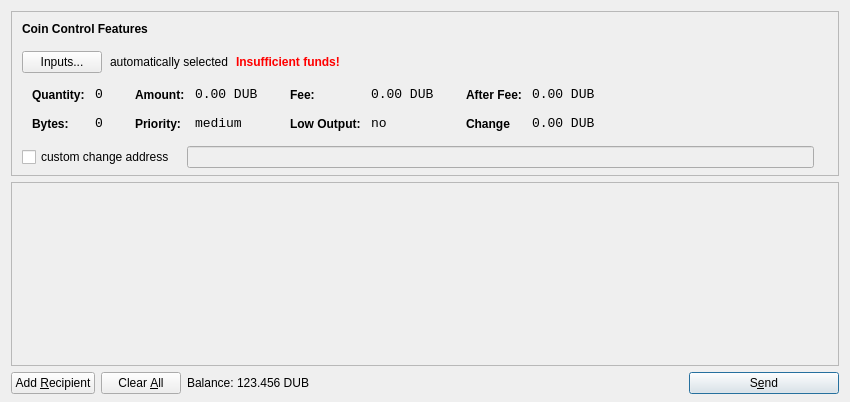
<?xml version="1.0" encoding="UTF-8"?>
<ui version="4.0">
 <class>SendCoinsDialog</class>
 <widget class="QDialog" name="SendCoinsDialog">
  <property name="geometry">
   <rect>
    <x>0</x>
    <y>0</y>
    <width>850</width>
    <height>402</height>
   </rect>
  </property>
  <property name="windowTitle">
   <string>Send Coins</string>
  </property>
  <layout class="QVBoxLayout" name="verticalLayout" stretch="0,1,0">
   <property name="bottomMargin">
    <number>8</number>
   </property>
   <item>
    <widget class="QFrame" name="frameCoinControl">
     <property name="sizePolicy">
      <sizepolicy hsizetype="Expanding" vsizetype="Expanding">
       <horstretch>0</horstretch>
       <verstretch>0</verstretch>
      </sizepolicy>
     </property>
     <property name="maximumSize">
      <size>
       <width>16777215</width>
       <height>16777215</height>
      </size>
     </property>
     <property name="frameShape">
      <enum>QFrame::StyledPanel</enum>
     </property>
     <property name="frameShadow">
      <enum>QFrame::Sunken</enum>
     </property>
     <layout class="QVBoxLayout" name="verticalLayoutCoinControl2">
      <property name="spacing">
       <number>6</number>
      </property>
      <property name="leftMargin">
       <number>0</number>
      </property>
      <property name="topMargin">
       <number>0</number>
      </property>
      <property name="rightMargin">
       <number>0</number>
      </property>
      <property name="bottomMargin">
       <number>6</number>
      </property>
      <item>
       <layout class="QVBoxLayout" name="verticalLayoutCoinControl" stretch="0,0,0,0,1">
        <property name="spacing">
         <number>0</number>
        </property>
        <property name="leftMargin">
         <number>10</number>
        </property>
        <property name="topMargin">
         <number>10</number>
        </property>
        <item>
         <layout class="QHBoxLayout" name="horizontalLayoutCoinControl1">
          <property name="bottomMargin">
           <number>15</number>
          </property>
          <item>
           <widget class="QLabel" name="labelCoinControlFeatures">
            <property name="sizePolicy">
             <sizepolicy hsizetype="Preferred" vsizetype="Maximum">
              <horstretch>0</horstretch>
              <verstretch>0</verstretch>
             </sizepolicy>
            </property>
            <property name="font">
             <font>
              <weight>75</weight>
              <bold>true</bold>
             </font>
            </property>
            <property name="styleSheet">
             <string notr="true">font-weight:bold;</string>
            </property>
            <property name="text">
             <string>Coin Control Features</string>
            </property>
           </widget>
          </item>
         </layout>
        </item>
        <item>
         <layout class="QHBoxLayout" name="horizontalLayoutCoinControl2" stretch="0,0,0,0">
          <property name="spacing">
           <number>8</number>
          </property>
          <property name="bottomMargin">
           <number>10</number>
          </property>
          <item>
           <widget class="QPushButton" name="pushButtonCoinControl">
            <property name="styleSheet">
             <string notr="true"/>
            </property>
            <property name="text">
             <string>Inputs...</string>
            </property>
           </widget>
          </item>
          <item>
           <widget class="QLabel" name="labelCoinControlAutomaticallySelected">
            <property name="text">
             <string>automatically selected</string>
            </property>
            <property name="margin">
             <number>5</number>
            </property>
           </widget>
          </item>
          <item>
           <widget class="QLabel" name="labelCoinControlInsuffFunds">
            <property name="font">
             <font>
              <weight>75</weight>
              <bold>true</bold>
             </font>
            </property>
            <property name="styleSheet">
             <string notr="true">color:red;font-weight:bold;</string>
            </property>
            <property name="text">
             <string>Insufficient funds!</string>
            </property>
            <property name="margin">
             <number>5</number>
            </property>
           </widget>
          </item>
          <item>
           <spacer name="horizontalSpacerCoinControl">
            <property name="orientation">
             <enum>Qt::Horizontal</enum>
            </property>
            <property name="sizeHint" stdset="0">
             <size>
              <width>40</width>
              <height>1</height>
             </size>
            </property>
           </spacer>
          </item>
         </layout>
        </item>
        <item>
         <widget class="QWidget" name="widgetCoinControl" native="true">
          <property name="sizePolicy">
           <sizepolicy hsizetype="Preferred" vsizetype="Preferred">
            <horstretch>0</horstretch>
            <verstretch>0</verstretch>
           </sizepolicy>
          </property>
          <property name="minimumSize">
           <size>
            <width>0</width>
            <height>0</height>
           </size>
          </property>
          <property name="styleSheet">
           <string notr="true"/>
          </property>
          <layout class="QHBoxLayout" name="horizontalLayoutCoinControl5">
           <property name="leftMargin">
            <number>0</number>
           </property>
           <property name="topMargin">
            <number>0</number>
           </property>
           <property name="rightMargin">
            <number>0</number>
           </property>
           <property name="bottomMargin">
            <number>0</number>
           </property>
           <item>
            <layout class="QHBoxLayout" name="horizontalLayoutCoinControl3" stretch="0,0,0,1">
             <property name="spacing">
              <number>20</number>
             </property>
             <property name="topMargin">
              <number>0</number>
             </property>
             <property name="bottomMargin">
              <number>10</number>
             </property>
             <item>
              <layout class="QFormLayout" name="formLayoutCoinControl1">
               <property name="horizontalSpacing">
                <number>10</number>
               </property>
               <property name="verticalSpacing">
                <number>14</number>
               </property>
               <property name="leftMargin">
                <number>10</number>
               </property>
               <property name="topMargin">
                <number>4</number>
               </property>
               <property name="rightMargin">
                <number>6</number>
               </property>
               <item row="0" column="0">
                <widget class="QLabel" name="labelCoinControlQuantityText">
                 <property name="styleSheet">
                  <string notr="true">font-weight:bold;</string>
                 </property>
                 <property name="text">
                  <string>Quantity:</string>
                 </property>
                 <property name="margin">
                  <number>0</number>
                 </property>
                </widget>
               </item>
               <item row="0" column="1">
                <widget class="QLabel" name="labelCoinControlQuantity">
                 <property name="font">
                  <font>
                   <family>Monospace</family>
                   <pointsize>10</pointsize>
                  </font>
                 </property>
                 <property name="cursor">
                  <cursorShape>IBeamCursor</cursorShape>
                 </property>
                 <property name="contextMenuPolicy">
                  <enum>Qt::ActionsContextMenu</enum>
                 </property>
                 <property name="text">
                  <string>0</string>
                 </property>
                 <property name="margin">
                  <number>0</number>
                 </property>
                 <property name="textInteractionFlags">
                  <set>Qt::LinksAccessibleByMouse|Qt::TextSelectableByKeyboard|Qt::TextSelectableByMouse</set>
                 </property>
                </widget>
               </item>
               <item row="1" column="0">
                <widget class="QLabel" name="labelCoinControlBytesText">
                 <property name="styleSheet">
                  <string notr="true">font-weight:bold;</string>
                 </property>
                 <property name="text">
                  <string>Bytes:</string>
                 </property>
                </widget>
               </item>
               <item row="1" column="1">
                <widget class="QLabel" name="labelCoinControlBytes">
                 <property name="font">
                  <font>
                   <family>Monospace</family>
                   <pointsize>10</pointsize>
                  </font>
                 </property>
                 <property name="cursor">
                  <cursorShape>IBeamCursor</cursorShape>
                 </property>
                 <property name="contextMenuPolicy">
                  <enum>Qt::ActionsContextMenu</enum>
                 </property>
                 <property name="text">
                  <string>0</string>
                 </property>
                 <property name="textInteractionFlags">
                  <set>Qt::LinksAccessibleByMouse|Qt::TextSelectableByKeyboard|Qt::TextSelectableByMouse</set>
                 </property>
                </widget>
               </item>
              </layout>
             </item>
             <item>
              <layout class="QFormLayout" name="formLayoutCoinControl2">
               <property name="horizontalSpacing">
                <number>10</number>
               </property>
               <property name="verticalSpacing">
                <number>14</number>
               </property>
               <property name="leftMargin">
                <number>6</number>
               </property>
               <property name="topMargin">
                <number>4</number>
               </property>
               <property name="rightMargin">
                <number>6</number>
               </property>
               <item row="0" column="0">
                <widget class="QLabel" name="labelCoinControlAmountText">
                 <property name="styleSheet">
                  <string notr="true">font-weight:bold;</string>
                 </property>
                 <property name="text">
                  <string>Amount:</string>
                 </property>
                 <property name="margin">
                  <number>0</number>
                 </property>
                </widget>
               </item>
               <item row="0" column="1">
                <widget class="QLabel" name="labelCoinControlAmount">
                 <property name="font">
                  <font>
                   <family>Monospace</family>
                   <pointsize>10</pointsize>
                  </font>
                 </property>
                 <property name="cursor">
                  <cursorShape>IBeamCursor</cursorShape>
                 </property>
                 <property name="contextMenuPolicy">
                  <enum>Qt::ActionsContextMenu</enum>
                 </property>
                 <property name="text">
                  <string>0.00 DUB</string>
                 </property>
                 <property name="textInteractionFlags">
                  <set>Qt::LinksAccessibleByMouse|Qt::TextSelectableByKeyboard|Qt::TextSelectableByMouse</set>
                 </property>
                </widget>
               </item>
               <item row="1" column="0">
                <widget class="QLabel" name="labelCoinControlPriorityText">
                 <property name="styleSheet">
                  <string notr="true">font-weight:bold;</string>
                 </property>
                 <property name="text">
                  <string>Priority:</string>
                 </property>
                </widget>
               </item>
               <item row="1" column="1">
                <widget class="QLabel" name="labelCoinControlPriority">
                 <property name="font">
                  <font>
                   <family>Monospace</family>
                   <pointsize>10</pointsize>
                  </font>
                 </property>
                 <property name="cursor">
                  <cursorShape>IBeamCursor</cursorShape>
                 </property>
                 <property name="contextMenuPolicy">
                  <enum>Qt::ActionsContextMenu</enum>
                 </property>
                 <property name="text">
                  <string>medium</string>
                 </property>
                 <property name="textInteractionFlags">
                  <set>Qt::LinksAccessibleByMouse|Qt::TextSelectableByKeyboard|Qt::TextSelectableByMouse</set>
                 </property>
                </widget>
               </item>
              </layout>
             </item>
             <item>
              <layout class="QFormLayout" name="formLayoutCoinControl3">
               <property name="horizontalSpacing">
                <number>10</number>
               </property>
               <property name="verticalSpacing">
                <number>14</number>
               </property>
               <property name="leftMargin">
                <number>6</number>
               </property>
               <property name="topMargin">
                <number>4</number>
               </property>
               <property name="rightMargin">
                <number>6</number>
               </property>
               <item row="0" column="0">
                <widget class="QLabel" name="labelCoinControlFeeText">
                 <property name="styleSheet">
                  <string notr="true">font-weight:bold;</string>
                 </property>
                 <property name="text">
                  <string>Fee:</string>
                 </property>
                 <property name="margin">
                  <number>0</number>
                 </property>
                </widget>
               </item>
               <item row="0" column="1">
                <widget class="QLabel" name="labelCoinControlFee">
                 <property name="font">
                  <font>
                   <family>Monospace</family>
                   <pointsize>10</pointsize>
                  </font>
                 </property>
                 <property name="cursor">
                  <cursorShape>IBeamCursor</cursorShape>
                 </property>
                 <property name="contextMenuPolicy">
                  <enum>Qt::ActionsContextMenu</enum>
                 </property>
                 <property name="text">
                  <string>0.00 DUB</string>
                 </property>
                 <property name="textInteractionFlags">
                  <set>Qt::LinksAccessibleByMouse|Qt::TextSelectableByKeyboard|Qt::TextSelectableByMouse</set>
                 </property>
                </widget>
               </item>
               <item row="1" column="0">
                <widget class="QLabel" name="labelCoinControlLowOutputText">
                 <property name="styleSheet">
                  <string notr="true">font-weight:bold;</string>
                 </property>
                 <property name="text">
                  <string>Low Output:</string>
                 </property>
                </widget>
               </item>
               <item row="1" column="1">
                <widget class="QLabel" name="labelCoinControlLowOutput">
                 <property name="font">
                  <font>
                   <family>Monospace</family>
                   <pointsize>10</pointsize>
                  </font>
                 </property>
                 <property name="cursor">
                  <cursorShape>IBeamCursor</cursorShape>
                 </property>
                 <property name="contextMenuPolicy">
                  <enum>Qt::ActionsContextMenu</enum>
                 </property>
                 <property name="text">
                  <string>no</string>
                 </property>
                 <property name="textInteractionFlags">
                  <set>Qt::LinksAccessibleByMouse|Qt::TextSelectableByKeyboard|Qt::TextSelectableByMouse</set>
                 </property>
                </widget>
               </item>
              </layout>
             </item>
             <item>
              <layout class="QFormLayout" name="formLayoutCoinControl4">
               <property name="horizontalSpacing">
                <number>10</number>
               </property>
               <property name="verticalSpacing">
                <number>14</number>
               </property>
               <property name="leftMargin">
                <number>6</number>
               </property>
               <property name="topMargin">
                <number>4</number>
               </property>
               <property name="rightMargin">
                <number>6</number>
               </property>
               <item row="0" column="0">
                <widget class="QLabel" name="labelCoinControlAfterFeeText">
                 <property name="styleSheet">
                  <string notr="true">font-weight:bold;</string>
                 </property>
                 <property name="text">
                  <string>After Fee:</string>
                 </property>
                 <property name="margin">
                  <number>0</number>
                 </property>
                </widget>
               </item>
               <item row="0" column="1">
                <widget class="QLabel" name="labelCoinControlAfterFee">
                 <property name="font">
                  <font>
                   <family>Monospace</family>
                   <pointsize>10</pointsize>
                  </font>
                 </property>
                 <property name="cursor">
                  <cursorShape>IBeamCursor</cursorShape>
                 </property>
                 <property name="contextMenuPolicy">
                  <enum>Qt::ActionsContextMenu</enum>
                 </property>
                 <property name="text">
                  <string>0.00 DUB</string>
                 </property>
                 <property name="textInteractionFlags">
                  <set>Qt::LinksAccessibleByMouse|Qt::TextSelectableByKeyboard|Qt::TextSelectableByMouse</set>
                 </property>
                </widget>
               </item>
               <item row="1" column="0">
                <widget class="QLabel" name="labelCoinControlChangeText">
                 <property name="styleSheet">
                  <string notr="true">font-weight:bold;</string>
                 </property>
                 <property name="text">
                  <string>Change</string>
                 </property>
                </widget>
               </item>
               <item row="1" column="1">
                <widget class="QLabel" name="labelCoinControlChange">
                 <property name="font">
                  <font>
                   <family>Monospace</family>
                   <pointsize>10</pointsize>
                  </font>
                 </property>
                 <property name="cursor">
                  <cursorShape>IBeamCursor</cursorShape>
                 </property>
                 <property name="contextMenuPolicy">
                  <enum>Qt::ActionsContextMenu</enum>
                 </property>
                 <property name="text">
                  <string>0.00 DUB</string>
                 </property>
                 <property name="textInteractionFlags">
                  <set>Qt::LinksAccessibleByMouse|Qt::TextSelectableByKeyboard|Qt::TextSelectableByMouse</set>
                 </property>
                </widget>
               </item>
              </layout>
             </item>
            </layout>
           </item>
          </layout>
         </widget>
        </item>
        <item>
         <layout class="QHBoxLayout" name="horizontalLayoutCoinControl4" stretch="0,0,0">
          <property name="spacing">
           <number>12</number>
          </property>
          <property name="sizeConstraint">
           <enum>QLayout::SetDefaultConstraint</enum>
          </property>
          <property name="topMargin">
           <number>5</number>
          </property>
          <property name="rightMargin">
           <number>5</number>
          </property>
          <item>
           <widget class="QCheckBox" name="checkBoxCoinControlChange">
            <property name="text">
             <string>custom change address</string>
            </property>
           </widget>
          </item>
          <item>
           <widget class="QLineEdit" name="lineEditCoinControlChange">
            <property name="enabled">
             <bool>false</bool>
            </property>
            <property name="sizePolicy">
             <sizepolicy hsizetype="Expanding" vsizetype="Fixed">
              <horstretch>0</horstretch>
              <verstretch>0</verstretch>
             </sizepolicy>
            </property>
           </widget>
          </item>
          <item>
           <widget class="QLabel" name="labelCoinControlChangeLabel">
            <property name="sizePolicy">
             <sizepolicy hsizetype="Preferred" vsizetype="Expanding">
              <horstretch>0</horstretch>
              <verstretch>0</verstretch>
             </sizepolicy>
            </property>
            <property name="minimumSize">
             <size>
              <width>0</width>
              <height>0</height>
             </size>
            </property>
            <property name="text">
             <string/>
            </property>
            <property name="margin">
             <number>3</number>
            </property>
           </widget>
          </item>
         </layout>
        </item>
        <item>
         <spacer name="verticalSpacerCoinControl">
          <property name="orientation">
           <enum>Qt::Vertical</enum>
          </property>
          <property name="sizeHint" stdset="0">
           <size>
            <width>800</width>
            <height>1</height>
           </size>
          </property>
         </spacer>
        </item>
       </layout>
      </item>
     </layout>
    </widget>
   </item>
   <item>
    <widget class="QScrollArea" name="scrollArea">
     <property name="widgetResizable">
      <bool>true</bool>
     </property>
     <widget class="QWidget" name="scrollAreaWidgetContents">
      <property name="geometry">
       <rect>
        <x>0</x>
        <y>0</y>
        <width>830</width>
        <height>174</height>
       </rect>
      </property>
      <layout class="QVBoxLayout" name="verticalLayout_2">
       <property name="leftMargin">
        <number>0</number>
       </property>
       <property name="topMargin">
        <number>0</number>
       </property>
       <property name="rightMargin">
        <number>0</number>
       </property>
       <property name="bottomMargin">
        <number>0</number>
       </property>
       <item>
        <layout class="QVBoxLayout" name="entries">
         <property name="spacing">
          <number>6</number>
         </property>
        </layout>
       </item>
       <item>
        <spacer name="verticalSpacer">
         <property name="orientation">
          <enum>Qt::Vertical</enum>
         </property>
         <property name="sizeHint" stdset="0">
          <size>
           <width>20</width>
           <height>40</height>
          </size>
         </property>
        </spacer>
       </item>
      </layout>
     </widget>
    </widget>
   </item>
   <item>
    <layout class="QHBoxLayout" name="horizontalLayout">
     <item>
      <widget class="QPushButton" name="addButton">
       <property name="toolTip">
        <string>Send to multiple recipients at once</string>
       </property>
       <property name="text">
        <string>Add &amp;Recipient</string>
       </property>
       <property name="icon">
        <iconset resource="../bitcoin.qrc">
         <normaloff>:/icons/add</normaloff>:/icons/add</iconset>
       </property>
       <property name="autoDefault">
        <bool>false</bool>
       </property>
      </widget>
     </item>
     <item>
      <widget class="QPushButton" name="clearButton">
       <property name="sizePolicy">
        <sizepolicy hsizetype="Minimum" vsizetype="Fixed">
         <horstretch>0</horstretch>
         <verstretch>0</verstretch>
        </sizepolicy>
       </property>
       <property name="toolTip">
        <string>Remove all transaction fields</string>
       </property>
       <property name="text">
        <string>Clear &amp;All</string>
       </property>
       <property name="icon">
        <iconset resource="../bitcoin.qrc">
         <normaloff>:/icons/remove</normaloff>:/icons/remove</iconset>
       </property>
       <property name="autoRepeatDelay">
        <number>300</number>
       </property>
       <property name="autoDefault">
        <bool>false</bool>
       </property>
      </widget>
     </item>
     <item>
      <layout class="QHBoxLayout" name="horizontalLayout_2">
       <property name="spacing">
        <number>3</number>
       </property>
       <item>
        <widget class="QLabel" name="label">
         <property name="sizePolicy">
          <sizepolicy hsizetype="Preferred" vsizetype="Fixed">
           <horstretch>0</horstretch>
           <verstretch>0</verstretch>
          </sizepolicy>
         </property>
         <property name="text">
          <string>Balance:</string>
         </property>
        </widget>
       </item>
       <item>
        <widget class="QLabel" name="labelBalance">
         <property name="sizePolicy">
          <sizepolicy hsizetype="Preferred" vsizetype="Fixed">
           <horstretch>0</horstretch>
           <verstretch>0</verstretch>
          </sizepolicy>
         </property>
         <property name="cursor">
          <cursorShape>IBeamCursor</cursorShape>
         </property>
         <property name="text">
          <string>123.456 DUB</string>
         </property>
         <property name="textInteractionFlags">
          <set>Qt::LinksAccessibleByMouse|Qt::TextSelectableByKeyboard|Qt::TextSelectableByMouse</set>
         </property>
        </widget>
       </item>
      </layout>
     </item>
     <item>
      <spacer name="horizontalSpacer">
       <property name="orientation">
        <enum>Qt::Horizontal</enum>
       </property>
       <property name="sizeHint" stdset="0">
        <size>
         <width>40</width>
         <height>20</height>
        </size>
       </property>
      </spacer>
     </item>
     <item>
      <widget class="QPushButton" name="sendButton">
       <property name="minimumSize">
        <size>
         <width>150</width>
         <height>0</height>
        </size>
       </property>
       <property name="toolTip">
        <string>Confirm the send action</string>
       </property>
       <property name="text">
        <string>S&amp;end</string>
       </property>
       <property name="icon">
        <iconset resource="../bitcoin.qrc">
         <normaloff>:/icons/send</normaloff>:/icons/send</iconset>
       </property>
       <property name="default">
        <bool>true</bool>
       </property>
      </widget>
     </item>
    </layout>
   </item>
  </layout>
 </widget>
 <resources>
  <include location="../bitcoin.qrc"/>
 </resources>
 <connections/>
</ui>
